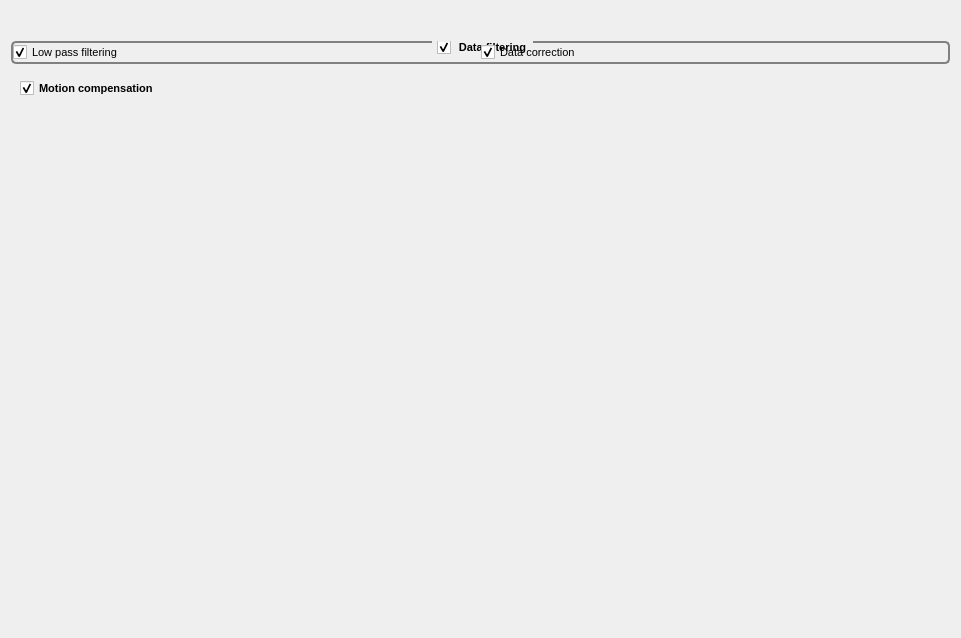
<?xml version="1.0" encoding="UTF-8"?>
<ui version="4.0">
 <class>HAcquisitionDisplay</class>
 <widget class="QWidget" name="HAcquisitionDisplay">
  <property name="geometry">
   <rect>
    <x>0</x>
    <y>0</y>
    <width>961</width>
    <height>638</height>
   </rect>
  </property>
  <property name="windowTitle">
   <string>Form</string>
  </property>
  <layout class="QGridLayout" name="gridLayout">
   <item row="4" column="0" colspan="2">
    <widget class="QWidget" name="_widget_option" native="true">
     <property name="font">
      <font>
       <pointsize>8</pointsize>
      </font>
     </property>
     <layout class="QHBoxLayout" name="horizontalLayout_2">
      <item>
       <widget class="QCheckBox" name="_enable_Motion_Compensation">
        <property name="font">
         <font>
          <pointsize>8</pointsize>
          <bold>true</bold>
         </font>
        </property>
        <property name="layoutDirection">
         <enum>Qt::LayoutDirection::LeftToRight</enum>
        </property>
        <property name="styleSheet">
         <string notr="true"/>
        </property>
        <property name="text">
         <string>Motion compensation</string>
        </property>
        <property name="checked">
         <bool>true</bool>
        </property>
       </widget>
      </item>
     </layout>
    </widget>
   </item>
   <item row="2" column="0" colspan="2">
    <widget class="QGroupBox" name="_enable_filtering">
     <property name="font">
      <font>
       <pointsize>8</pointsize>
       <bold>true</bold>
      </font>
     </property>
     <property name="styleSheet">
      <string notr="true"> QGroupBox {

     border: 2px solid gray;
     border-radius: 5px;
     margin-top: 5ex; /* leave space at the top for the title */
 }
 QGroupBox::title {
     subcontrol-origin: margin;
     subcontrol-position: top center; /* position at the top center */
     padding: 0 5px;
 }


</string>
     </property>
     <property name="title">
      <string>Data filtering</string>
     </property>
     <property name="checkable">
      <bool>true</bool>
     </property>
     <layout class="QHBoxLayout" name="horizontalLayout">
      <property name="spacing">
       <number>0</number>
      </property>
      <property name="leftMargin">
       <number>0</number>
      </property>
      <property name="topMargin">
       <number>0</number>
      </property>
      <property name="rightMargin">
       <number>0</number>
      </property>
      <property name="bottomMargin">
       <number>0</number>
      </property>
      <item>
       <widget class="QCheckBox" name="_enable_low_pass_filtering">
        <property name="font">
         <font>
          <pointsize>8</pointsize>
         </font>
        </property>
        <property name="text">
         <string>Low pass filtering</string>
        </property>
        <property name="checked">
         <bool>true</bool>
        </property>
       </widget>
      </item>
      <item>
       <widget class="QCheckBox" name="_enable_data_correction">
        <property name="font">
         <font>
          <pointsize>8</pointsize>
         </font>
        </property>
        <property name="text">
         <string>Data correction</string>
        </property>
        <property name="checked">
         <bool>true</bool>
        </property>
       </widget>
      </item>
     </layout>
    </widget>
   </item>
   <item row="1" column="0" colspan="2">
    <widget class="HROI" name="_ROI" native="true">
     <property name="font">
      <font>
       <pointsize>8</pointsize>
      </font>
     </property>
    </widget>
   </item>
   <item row="0" column="0" colspan="2">
    <widget class="QWidget" name="widget" native="true">
     <property name="font">
      <font>
       <pointsize>8</pointsize>
      </font>
     </property>
     <layout class="QVBoxLayout" name="verticalLayout">
      <item>
       <widget class="HLoadDatas" name="_param_LoadImg" native="true">
        <property name="font">
         <font>
          <pointsize>8</pointsize>
         </font>
        </property>
       </widget>
      </item>
     </layout>
    </widget>
   </item>
   <item row="5" column="0">
    <spacer name="verticalSpacer">
     <property name="font">
      <font>
       <pointsize>8</pointsize>
      </font>
     </property>
     <property name="orientation">
      <enum>Qt::Orientation::Vertical</enum>
     </property>
     <property name="sizeHint" stdset="0">
      <size>
       <width>20</width>
       <height>40</height>
      </size>
     </property>
    </spacer>
   </item>
  </layout>
 </widget>
 <customwidgets>
  <customwidget>
   <class>HLoadDatas</class>
   <extends>QWidget</extends>
   <header>HLoadDatas.h</header>
   <container>1</container>
  </customwidget>
  <customwidget>
   <class>HROI</class>
   <extends>QWidget</extends>
   <header>HROI.h</header>
   <container>1</container>
  </customwidget>
 </customwidgets>
 <resources/>
 <connections/>
</ui>
